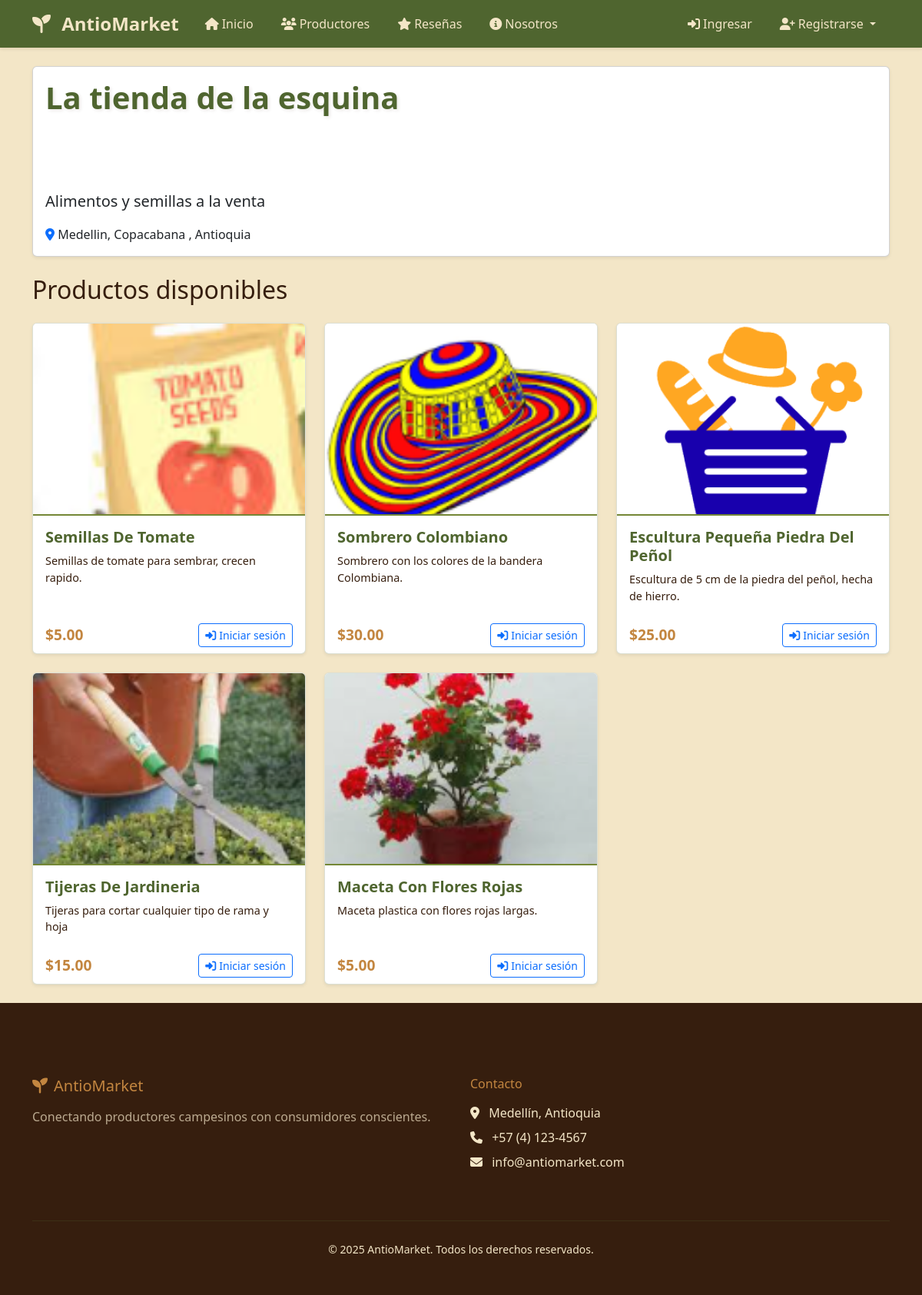
Page /cuentas/vendedor/1/ on the earlier database version.
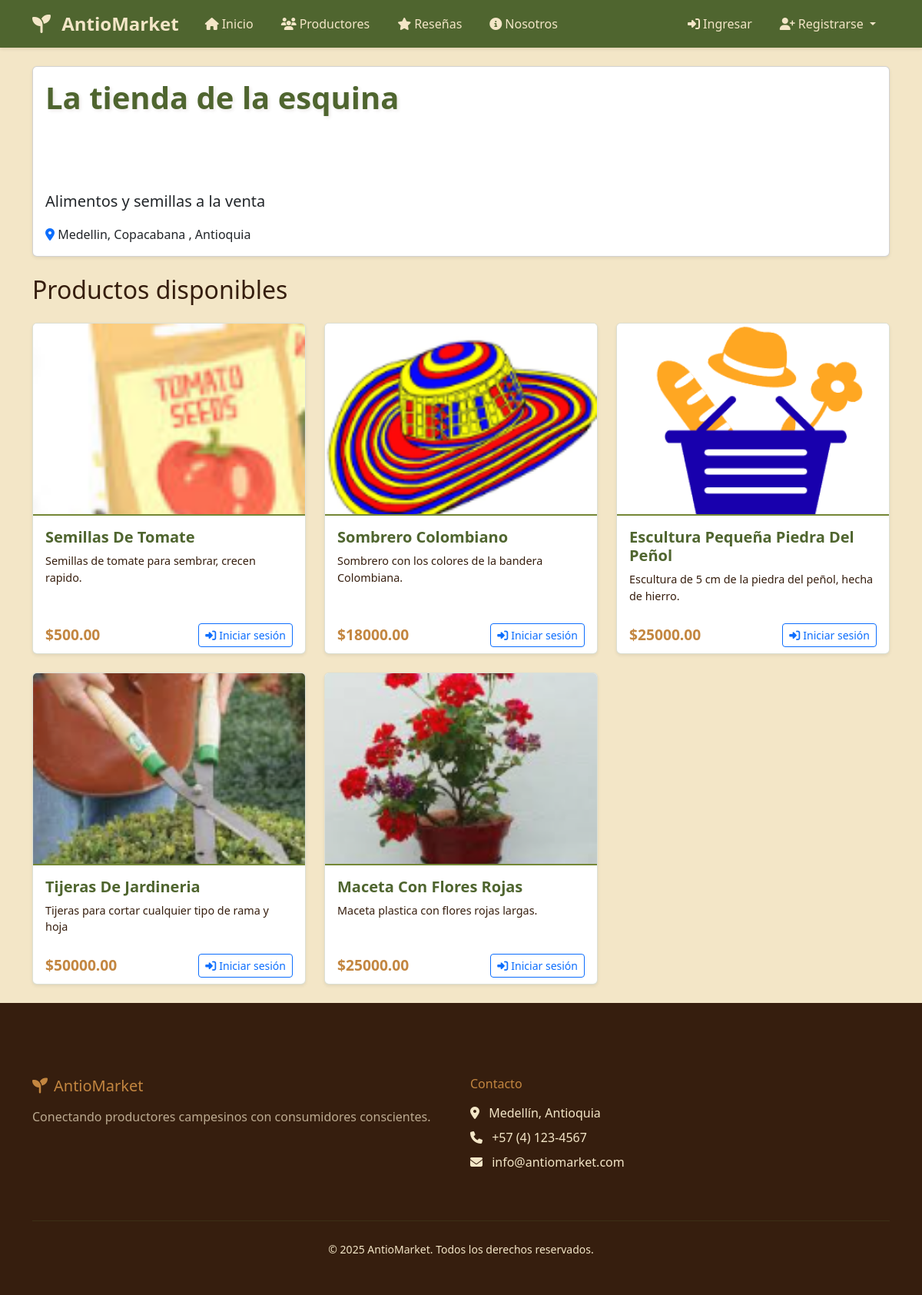
Same page on the later database version.
### cuentas/models.py (models this page shows, shortened)
class CuentaVendedor(models.Model):
    usuario = models.OneToOneField(Usuario, on_delete=models.CASCADE)
    nombre_tienda = models.CharField(max_length=150, default='Mi Tienda')
    descripcion_tienda = models.TextField()

class UbicacionVendedor(models.Model):
    vendedor = models.ForeignKey(CuentaVendedor, on_delete=models.CASCADE)
    departamento = models.CharField(max_length=50, default='Antioquia')
    municipio = models.CharField(max_length=50)
    direccion = models.CharField(max_length=200)
    descripcion_zona = models.TextField(blank=True)

### productos/models.py (models this page shows, shortened)
class Producto(models.Model):
    vendedor = models.ForeignKey("cuentas.CuentaVendedor", on_delete=models.CASCADE)
    nombre = models.CharField(max_length=100)
    descripcion = models.TextField()
    precio = models.DecimalField(max_digits=10, decimal_places=2)
    stock = models.IntegerField()
    categoria = models.CharField(max_length=50)
    imagen = models.ImageField(upload_to='productos/', blank=True, null=True, default='default.jpg')

### cuentas/views.py (the view)
# urls.py: path('vendedor/<int:pk>/', views.DetalleVendedorView.as_view(), name='detalle_vendedor'),
class DetalleVendedorView(DetailView):
    model = CuentaVendedor
    template_name = 'cuentas/detalle_vendedor.html'
    context_object_name = 'vendedor'
    def get_context_data(self, **kwargs):
        context = super().get_context_data(**kwargs)
        context['productos'] = Producto.objects.filter(vendedor=self.object)
        return context

### cuentas/templates/cuentas/detalle_vendedor.html (shortened to what this page needs)
{% extends 'base.html' %}
{% block extra_css %}
{% load static %}
<link rel="stylesheet" href="{% static 'css/home.css' %}">
{% endblock %}
{% block content %}
<div class="container mt-4">
    <div class="card shadow-sm mb-4">
        <div class="card-body">
            <h1 class="page-title">{{ vendedor.nombre_tienda }}</h1>
            <p class="lead">{{ vendedor.descripcion_tienda }}</p>
            <p class="mb-0">
                <i class="fas fa-map-marker-alt text-primary"></i>
                {% for ubicacion in vendedor.ubicacionvendedor_set.all %}
                    {{ ubicacion.municipio }}{% if not forloop.last %}, {% endif %}
                {% endfor %}
                , Antioquia
            </p>
        </div>
    </div>
    <h2 class="mb-4">Productos disponibles</h2>
    <div class="row">
        {% for producto in productos %}
        <div class="col-md-4 mb-4">
            <div class="card h-100 shadow-sm product-card">
                {% if producto.imagen %}
                    <a href="{% url 'productos:detalle_producto' producto.pk %}">
                        <img src="{{ producto.imagen.url }}" class="card-img-top" alt="{{ producto.nombre }}">
                    </a>
                {% endif %}
                <div class="card-body">
                    <h5 class="card-title">
                        <a href="{% url 'productos:detalle_producto' producto.pk %}" class="text-decoration-none">
                            {{ producto.nombre }}
                        </a>
                    </h5>
                    <p class="card-text">{{ producto.descripcion|truncatechars:100 }}</p>
                </div>
                <div class="card-footer d-flex justify-content-between align-items-center bg-transparent border-0">
                    <span class="price-tag">${{ producto.precio }}</span>
                    {% if user.is_authenticated %}
                        {% if user.is_cliente %}
                            <a href="{% url 'carrito:agregar_producto' producto.id %}" class="btn btn-add-to-cart btn-sm">
                                <i class="fas fa-cart-plus me-1"></i>Agregar al carrito
                            </a>
                        {% else %}
                            <a href="{% url 'productos:detalle_producto' producto.pk %}" class="btn btn-outline-secondary btn-sm">
                                <i class="fas fa-eye me-1"></i>Ver producto
                            </a>
                        {% endif %}
                    {% else %}
                        <a href="{% url 'cuentas:login' %}" class="btn btn-outline-primary btn-sm">
                            <i class="fas fa-sign-in-alt me-1"></i>Iniciar sesión
                        </a>
                    {% endif %}
                </div>
            </div>
        </div>
        {% endfor %}
    </div>
</div>
{% endblock %}

### mercado_campesino/templates/base.html (shortened to what this page needs)
<!DOCTYPE html>
<html lang="es">
<head>
    <link href="https://cdn.jsdelivr.net/npm/bootstrap@5.3.0/dist/css/bootstrap.min.css" rel="stylesheet">
    <link rel="stylesheet" href="https://cdnjs.cloudflare.com/ajax/libs/font-awesome/6.4.0/css/all.min.css">
    {% load static %}
    <link rel="stylesheet" href="{% static 'css/base.css' %}">
    {% block extra_css %}{% endblock %}
</head>
<body>
    <nav class="navbar navbar-expand-lg">
        <div class="container">
            <a class="navbar-brand" href="{% url 'productos:home' %}">
                <i class="fas fa-seedling me-2"></i>
                AntioMarket
            </a>
            <div class="navbar-nav me-auto">
                <a class="nav-link" href="{% url 'productos:home' %}">
                    <i class="fas fa-home me-1"></i>Inicio
                </a>
                <a class="nav-link" href="{% url 'cuentas:lista_vendedores' %}">
                    <i class="fas fa-users me-1"></i>Productores
                </a>
                <a class="nav-link" href="{% url 'reseñas:lista_reseñas' %}">
                    <i class="fas fa-star me-1"></i>Reseñas
                </a>
                <a class="nav-link" href="{% url 'productos:nosotros' %}">
                    <i class="fas fa-info-circle me-1"></i>Nosotros
                </a>
            </div>
            <div class="navbar-nav">
                {% if user.is_authenticated %}
                    <div class="nav-item dropdown">
                        <a class="nav-link dropdown-toggle" href="#" role="button" data-bs-toggle="dropdown">
                            <i class="fas fa-user me-1"></i>{{ user.first_name|default:user.username }}
                        </a>
                        <ul class="dropdown-menu">
                            {% if user.is_vendedor %}
                                <li><a class="dropdown-item" href="{% url 'cuentas:perfil_vendedor' %}">
                                    <i class="fas fa-user-circle me-2"></i>Mi Perfil
                                </a></li>
                                <li><a class="dropdown-item" href="{% url 'productos:mis_productos' %}">
                                    <i class="fas fa-box me-2"></i>Mis Productos
                                </a></li>
                            {% endif %}
                            {% if user.is_cliente %}
                                <li><a class="dropdown-item" href="{% url 'cuentas:perfil_cliente' %}">
                                    <i class="fas fa-user-circle me-2"></i>Mi Perfil
                                </a></li>
                                <li><a class="dropdown-item" href="{% url 'pedidos:mis_pedidos' %}">
                                    <i class="fas fa-shopping-bag me-2"></i>Mis Pedidos
                                </a></li>
                            {% endif %}
                            <li><hr class="dropdown-divider"></li>
                            <li class="dropdown-item logout-btn">
                                <form method="post" action="{% url 'cuentas:logout' %}" style="display: inline;">
                                    {% csrf_token %}
                                    <button type="submit" class="dropdown-item border-0 bg-transparent text-start w-100" style="cursor: pointer;">
                                        <i class="fas fa-sign-out-alt me-2"></i>Cerrar Sesión
                                    </button>
                                </form>
                            </li>
                        </ul>
                    </div>
                {% else %}
                    <a class="nav-link" href="{% url 'cuentas:login' %}">
                        <i class="fas fa-sign-in-alt me-1"></i>Ingresar
                    </a>
                    <div class="nav-item dropdown">
                        <a class="nav-link dropdown-toggle" href="#" role="button" data-bs-toggle="dropdown">
                            <i class="fas fa-user-plus me-1"></i>Registrarse
                        </a>
                    </div>
                {% endif %}
            </div>
        </div>
    </nav>
    <main class="container-fluid px-0">
        {% block content %}
        {% endblock %}
    </main>
    <footer class="footer mt-auto pt-5">
        <div class="container py-5">
            <div class="row">
                <div class="col-lg-6 col-md-6 mb-4">
                    <h5 class="mb-3">
                        <i class="fas fa-seedling me-2"></i>AntioMarket
                    </h5>
                    <p class="text-muted">
                        Conectando productores campesinos con consumidores conscientes.
                    </p>
                </div>
                <div class="col-lg-6 col-md-6 mb-4">
                    <h6 class="mb-3">Contacto</h6>
                    <ul class="list-unstyled">
                        <li class="mb-2">
                            <i class="fas fa-map-marker-alt me-2"></i>
                            Medellín, Antioquia
                        </li>
                        <li class="mb-2">
                            <i class="fas fa-phone me-2"></i>
                            +57 (4) 123-4567
                        </li>
                        <li class="mb-2">
                            <i class="fas fa-envelope me-2"></i>
                            info@antiomarket.com
                        </li>
                    </ul>
                </div>
            </div>
            <hr class="my-4">
            <div class="row align-items-center">
                <div class="col-12 text-center">
                    <small>&copy; {% now "Y" %} AntioMarket. Todos los derechos reservados.</small>
                </div>
            </div>
        </div>
    </footer>
</body>
</html>

### mercado_campesino/static/css/base.css (style rules this page uses)
:root { --color-fondo: #f3e6c7; --color-primario: #361e0e; --color-secundario: #c38640; --color-verde-oscuro: #4f652f; --color-verde-claro: #748736; }
body { background-color: var(--color-fondo); display: flex; flex-direction: column; min-height: 100vh; color: var(--color-primario); }
.navbar { background-color: var(--color-verde-oscuro) !important; box-shadow: 0 2px 4px rgba(54, 30, 14, 0.1); }
.navbar-brand { font-weight: bold; color: var(--color-fondo) !important; font-size: 1.5rem; }
.navbar-nav .nav-link { color: var(--color-fondo) !important; font-weight: 500; margin: 0 10px; transition: color 0.3s ease; }
.footer { background-color: var(--color-primario); color: var(--color-fondo); margin-top: auto; }
.footer h5, .footer h6 { color: var(--color-secundario); }
.footer .text-muted { color: rgba(243, 230, 199, 0.7) !important; }
.footer hr { border-color: var(--color-verde-oscuro); }
main { flex: 1; background-color: var(--color-fondo); }

### productos/static/css/home.css (style rules this page uses)
.product-card { transition: transform 0.3s ease, box-shadow 0.3s ease; border: 1px solid rgba(79, 101, 47, 0.2); background-color: white; }
.product-card .card-img-top { height: 250px; object-fit: cover; border-bottom: 2px solid var(--color-verde-claro); }
.product-card .card-title { color: var(--color-verde-oscuro); font-weight: bold; }
.product-card .card-title a { color: var(--color-verde-oscuro) !important; text-decoration: none; }
.product-card .card-text { color: var(--color-primario); font-size: 0.9rem; }
.price-tag { color: var(--color-secundario); font-size: 1.2rem; font-weight: bold; }
.page-title { color: var(--color-verde-oscuro); font-weight: bold; text-shadow: 2px 2px 4px rgba(54, 30, 14, 0.1); margin-bottom: 4rem; padding-bottom: 2rem; }

Differences in the rows shown:
changed Producto "Semillas De Tomate": precio "5.00" → "500.00"
changed Producto "Sombrero Colombiano": precio "30.00" → "18000.00"
changed Producto "Escultura Pequeña Piedra Del Peñol": precio "25.00" → "25000.00"
changed Producto "Tijeras De Jardineria": precio "15.00" → "50000.00"
changed Producto "Maceta Con Flores Rojas": precio "5.00" → "25000.00"
